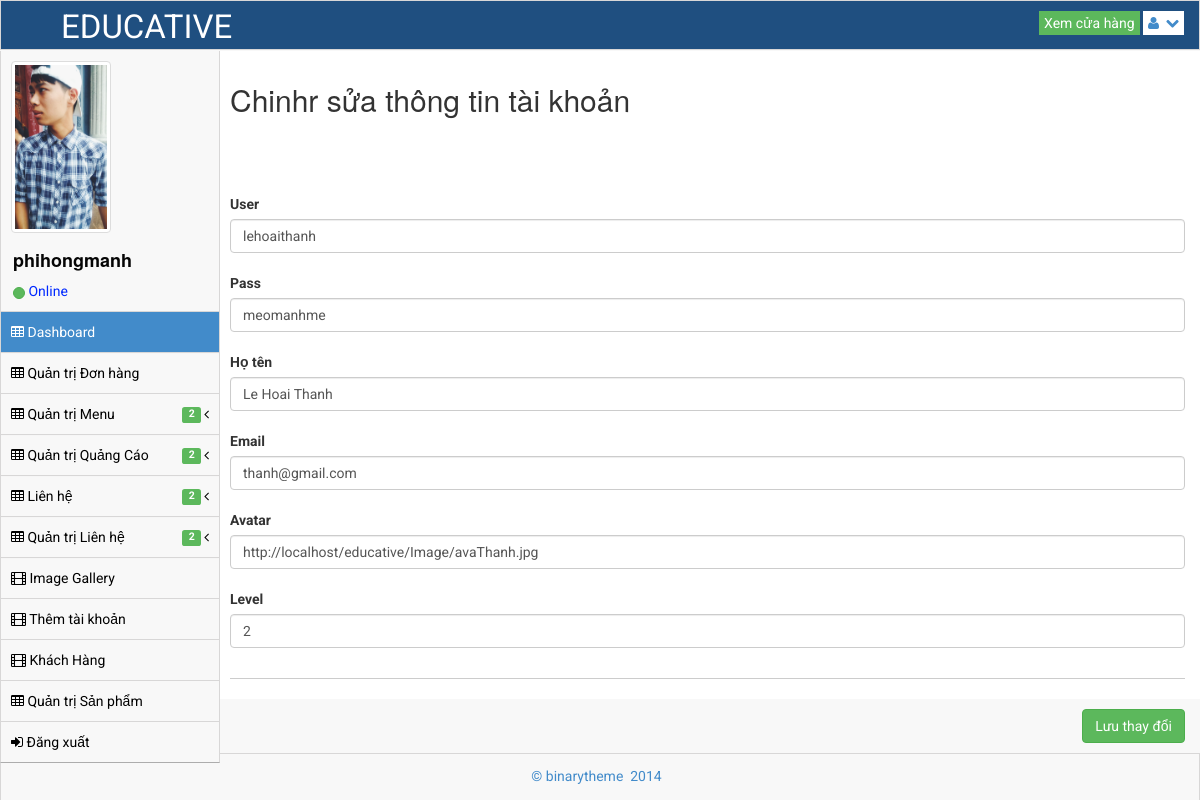
Screenshot of /admin/adduser_editors.php?id=2 (signed in) with the database file from the repository.
### tables this page shows
CREATE TABLE `register` (
  `iid_register` int(64) NOT NULL,
  `vuser` varchar(128) NOT NULL,
  `vpass` varchar(128) NOT NULL,
  `vname` varchar(128) NOT NULL,
  `vmail` varchar(128) NOT NULL,
  `vava` varchar(128) NOT NULL,
  `vlever` varchar(128) NOT NULL
);

### admin/adduser_editors.php (the view, shortened to what this page needs)
<!DOCTYPE html>
<html lang="en">
<head>
    <link rel="stylesheet" href="assets/plugins/bootstrap/css/bootstrap.css"/>
    <link rel="stylesheet" href="assets/css/main.css"/>
    <link rel="stylesheet" href="assets/css/theme.css"/>
    <link rel="stylesheet" href="assets/css/MoneAdmin.css"/>
    <link rel="stylesheet" href="assets/plugins/Font-Awesome/css/font-awesome.css"/>
    <link rel="stylesheet" href="assets/plugins/Font-Awesome/css/font-awesome.css"/>
    <link rel="stylesheet" href="assets/plugins/wysihtml5/dist/bootstrap-wysihtml5-0.0.2.css"/>
    <link rel="stylesheet" href="assets/css/Markdown.Editor.hack.css"/>
    <link rel="stylesheet" href="assets/plugins/CLEditor1_4_3/jquery.cleditor.css"/>
    <link rel="stylesheet" href="assets/css/jquery.cleditor-hack.css"/>
    <link rel="stylesheet" href="assets/css/bootstrap-wysihtml5-hack.css"/>
</head>
<body class="padTop53 ">
<div id="wrap">
    <?php include('header.php') ?>
    <?php include('sidebar.php') ?>
    <?php
    $id = $_GET['id'];
    $sql_edit = "SELECT * FROM register WHERE iid_register=" . $id;
    $query_edit = mysql_query($sql_edit);
    $row = mysql_fetch_array($query_edit);
    ?>
    <div id="content">
        <form name="form" action="adduser_editors.php?id=<?php echo $row['iid_register']; ?>" method="post" enctype="multipart/form-data">
            <div class="inner">
                <div class="row">
                    <div class="col-lg-12">
                        <h2 class="add-h2">Chinhr sửa thông tin tài khoản</h2>
                        <div class="form-group addform-group">
                        </div>
                    </div>
                </div>
                <label class="label-product">User</label>
                <input class="abc-form form-control animated slideInRight" value="<?php echo $row['vuser']; ?>"
                       type="text" name="edit_user" autofocus="">
                <label class="label-product">Pass</label>
                <input class="abc-form form-control animated slideInRight" value="<?php echo $row['vpass']; ?>"
                       type="text" name="edit_pass">
                <label class="label-product">Họ tên</label>
                <input class="abc-form form-control animated slideInRight" value="<?php echo $row['vname']; ?>"
                       type="text" name="edit_name" autofocus="">
                <label class="label-product">Email</label>
                <input class="abc-form form-control animated slideInRight" value="<?php echo $row['vmail']; ?>"
                       type="text" name="edit_mail">
                <label class="label-product">Avatar</label>
                <input class="abc-form form-control animated slideInRight" value="<?php echo $row['vava']; ?>"
                       type="text" name="edit_avt" autofocus="">
                <label class="label-product">Level</label>
                <input class="abc-form form-control animated slideInRight" value="<?php echo $row['vlever']; ?>"
                       type="text" name="edit_lvl">
                <br>
                <hr/>
            </div>
            <button type="submit" class="btn btn-success sb-save" name="edit-save">Lưu thay đổi</button>
        </form>
    </div>
</div>
<div id="footer">
    <p>&copy; binarytheme &nbsp;2014 &nbsp;</p>
</div>
</body>
</html>

### admin/sidebar.php (shortened to what this page needs)
<div id="left" >
    <div class="media user-media well-small">
        <a class="user-link" href="#">
            <img class="media-object img-thumbnail user-img" alt="User Picture" src="<?php
            include('../host.php');
            mysqli_set_charset($connect, "utf8");
            $sql_td = mysqli_query($connect, 'select * from register where vuser="'.$_SESSION['vuser'].'"' );
            while ($row = mysqli_fetch_array($sql_td)) {
                echo $row['vava'];
            }
            ?>" />
        </a>
        <br />
        <div class="media-body">
            <h5 class="media-heading"><?php
                include('../host.php');
                mysqli_set_charset($connect, "utf8");
                $sql_td = mysqli_query($connect, 'select * from register where vuser="'.$_SESSION['vuser'].'"' );
                while ($row = mysqli_fetch_array($sql_td)) {
                    echo $row['vuser'];
                }
                ?></h5>
            <ul class="list-unstyled user-info">
                <li>
                    <a class="btn btn-success btn-xs btn-circle" style="width: 10px;height: 12px;"></a> Online
                </li>
            </ul>
        </div>
        <br />
    </div>
    <ul id="menu" class="collapse">
        <?php
            if(isset($_SESSION['vuser']) && $_SESSION['vlever']==1 ){
                echo '<li class="panel active">
            <a href="index.php" >
                <i class="icon-table"></i> Dashboard
            </a>
        </li>
        <li><a href="cart-list.php"><i class="icon-table"></i> Quản trị Đơn hàng</a></li>
        <li class="panel ">
            <a href="#" data-parent="#menu" data-toggle="collapse" class="accordion-toggle collapsed" data-target="#form-nav">
                <i class="icon-table"></i> Quản trị Menu
                        <span class="pull-right">
                            <i class="icon-angle-left"></i>
                        </span>
                &nbsp; <span class="label label-success">2</span>&nbsp;
            </a>
        </li>
        <li class="panel ">
            <a href="#" data-parent="#menu" data-toggle="collapse" class="accordion-toggle collapsed" data-target="#ads-nav">
                <i class="icon-table"></i> Quản trị Quảng Cáo
                        <span class="pull-right">
                            <i class="icon-angle-left"></i>
                        </span>
                &nbsp; <span class="label label-success">2</span>&nbsp;
            </a>
        </li>
        <li class="panel ">
            <a href="#" data-parent="#menu" data-toggle="collapse" class="accordion-toggle collapsed" data-target="#kh-nav">
                <i class="icon-table"></i> Liên hệ
                        <span class="pull-right">
                            <i class="icon-angle-left"></i>
                        </span>
                &nbsp; <span class="label label-success">2</span>&nbsp;
            </a>
        </li>
        <li class="panel ">
            <a href="#" data-parent="#menu" data-toggle="collapse" class="accordion-toggle collapsed" data-target="#lh-nav">
                <i class="icon-table"></i> Quản trị Liên hệ
                        <span class="pull-right">
                            <i class="icon-angle-left"></i>
                        </span>
                &nbsp; <span class="label label-success">2</span>&nbsp;
            </a>
        </li>
        <li><a href="gallery.php"><i class="icon-film"></i> Image Gallery </a></li>
        <li><a href="add-user.php"><i class="icon-film"></i> Thêm tài khoản </a></li>
        <li><a href="khachhang.php"><i class="icon-film"></i> Khách Hàng </a></li>
        <li><a href="product-list.php"><i class="icon-table"></i> Quản trị Sản phẩm</a></li>
        <li><a href="../logout.php"><i class="icon-signin"></i> Đăng xuất </a></li>';
            }else if(isset($_SESSION['vuser']) && $_SESSION['vlever']==2){
                echo '<li class="panel active">
            <a href="index.php" >
                <i class="icon-table"></i> Dashboard
            </a>
        </li>
        <li><a href="cart-list.php"><i class="icon-table"></i> Quản trị Đơn hàng</a></li>
            <li class="panel ">
            <a href="#" data-parent="#menu" data-toggle="collapse" class="accordion-toggle collapsed" data-target="#form-nav">
                <i class="icon-table"></i> Quản trị Menu
                        <span class="pull-right">
                            <i class="icon-angle-left"></i>
                        </span>
                &nbsp; <span class="label label-success">2</span>&nbsp;
            </a>
            <ul class="collapse" id="form-nav">
                <li class=""><a href="add-menu.php"><i class="icon-angle-right"></i> Thêm mới Menu </a></li>
                <li class=""><a href="menu-list.php"><i class="icon-angle-right"></i> Danh sách Menu </a></li>
            </ul>
        </li>
        <li class="panel ">
            <a href="#" data-parent="#menu" data-toggle="collapse" class="accordion-toggle collapsed" data-target="#ads-nav">
                <i class="icon-table"></i> Quản trị Quảng Cáo
                        <span class="pull-right">
                            <i class="icon-angle-left"></i>
                        </span>
                &nbsp; <span class="label label-success">2</span>&nbsp;
            </a>
            <ul class="collapse" id="ads-nav">
                <li class=""><a href="ads-list.php"><i class="icon-angle-right"></i> Chỉnh sửa Banner Trái </a></li>
                <li class=""><a href="slideshow-list.php"><i class="icon-angle-right"></i> Chỉnh sửa Slideshow </a></li>
            </ul>
        </li>
        <li class="panel ">
            <a href="#" data-parent="#menu" data-toggle="collapse" class="accordion-toggle collapsed" data-target="#kh-nav">
                <i class="icon-table"></i> Quản trị Khách hàng
                        <span class="pull-right">
                            <i class="icon-angle-left"></i>
                        </span>
                &nbsp; <span class="label label-success">2</span>&nbsp;
            </a>
            <ul class="collapse" id="kh-nav">
                <li class=""><a href="contact-list.php"><i class="icon-angle-right"></i> Nhận thông tin mới </a></li>
                <li class=""><a href="send-user-list.php"><i class="icon-angle-right"></i> Khách hàng phản hồi  </a></li>
            </ul>
        </li>
        <li class="panel ">
            <a href="#" data-parent="#menu" data-toggle="collapse" class="accordion-toggle collapsed" data-target="#lh-nav">
                <i class="icon-table"></i> Quản trị Liên hệ
                        <span class="pull-right">
                            <i class="icon-angle-left"></i>
                        </span>
                &nbsp; <span class="label label-success">2</span>&nbsp;
            </a>
            <ul class="collapse" id="lh-nav">
                <li class=""><a href="branch-list.php"><i class="icon-angle-right"></i> Quản lý chi nhánh </a></li>
                <li class=""><a href="send-user-list.php"><i class="icon-angle-right"></i> Khách hàng phản hồi  </a></li>
            </ul>
        </li>
        <li><a href="gallery.php"><i class="icon-film"></i> Image Gallery </a></li>
        <li><a href="product-list.php"><i class="icon-table"></i> Quản trị Sản phẩm</a></li>
        <li><a href="../logout.php"><i class="icon-signin"></i> Đăng xuất </a></li>';
            }else if(isset($_SESSION['vuser']) && $_SESSION['vlever']==3){
                echo '<li class="panel active">
            <a href="index.php" >
                <i class="icon-table"></i> Dashboard
            </a>
        </li>
        <li class="panel ">
            <a href="#" data-parent="#menu" data-toggle="collapse" class="accordion-toggle collapsed" data-target="#ads-nav">
                <i class="icon-table"></i> Quản trị Quảng Cáo
                        <span class="pull-right">
                            <i class="icon-angle-left"></i>
                        </span>
                &nbsp; <span class="label label-success">2</span>&nbsp;
            </a>
            <ul class="collapse" id="ads-nav">
                <li class=""><a href="ads-list.php"><i class="icon-angle-right"></i> Chỉnh sửa Banner Trái </a></li>
                <li class=""><a href="slideshow-list.php"><i class="icon-angle-right"></i> Chỉnh sửa Slideshow </a></li>
            </ul>
        </li>
        <li><a href="gallery.php"><i class="icon-film"></i> Image Gallery </a></li>
        <li><a href="product-list.php"><i class="icon-table"></i> Quản trị Sản phẩm</a></li>
        <li><a href="../logout.php"><i class="icon-signin"></i> Đăng xuất </a></li>';
            }else{
            }
        ?>
    </ul>
</div>

### admin/assets/css/MoneAdmin.css (style rules this page uses)
body { background-color: #f8f8f8; }
.btn-circle { width: 30px; height: 30px; padding: 6px 0; border-radius: 15px; text-align: center; font-size: 12px; line-height: 1.428571429; }

### rows the page displays
register: vava (picture), vuser "phihongmanh"
register: edit_user "lehoaithanh", edit_pass "meomanhme", edit_name "Le Hoai Thanh", edit_mail "thanh@gmail.com", edit_avt "http://localhost/educative/Image/avaThanh.jpg", edit_lvl "2"
